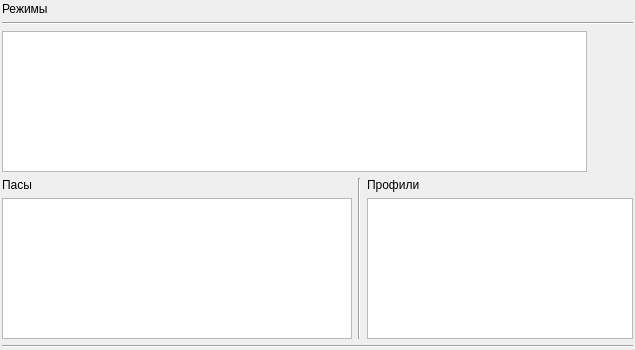
<?xml version="1.0" encoding="UTF-8"?>
<ui version="4.0">
 <class>PrinterWidget</class>
 <widget class="QWidget" name="PrinterWidget">
  <property name="geometry">
   <rect>
    <x>0</x>
    <y>0</y>
    <width>635</width>
    <height>350</height>
   </rect>
  </property>
  <property name="sizePolicy">
   <sizepolicy hsizetype="Expanding" vsizetype="Expanding">
    <horstretch>0</horstretch>
    <verstretch>0</verstretch>
   </sizepolicy>
  </property>
  <property name="minimumSize">
   <size>
    <width>600</width>
    <height>0</height>
   </size>
  </property>
  <property name="maximumSize">
   <size>
    <width>16777215</width>
    <height>350</height>
   </size>
  </property>
  <property name="windowTitle">
   <string>Form</string>
  </property>
  <layout class="QVBoxLayout" name="verticalLayout_5">
   <property name="margin">
    <number>2</number>
   </property>
   <item>
    <layout class="QVBoxLayout" name="verticalLayout">
     <item>
      <layout class="QVBoxLayout" name="verticalLayout_4">
       <item>
        <widget class="QLabel" name="label_3">
         <property name="text">
          <string>Режимы</string>
         </property>
        </widget>
       </item>
       <item>
        <widget class="Line" name="line">
         <property name="orientation">
          <enum>Qt::Horizontal</enum>
         </property>
        </widget>
       </item>
       <item>
        <layout class="QHBoxLayout" name="horizontalLayout_2">
         <item>
          <widget class="EntityTable" name="modes">
           <property name="editTriggers">
            <set>QAbstractItemView::AnyKeyPressed|QAbstractItemView::DoubleClicked|QAbstractItemView::EditKeyPressed</set>
           </property>
          </widget>
         </item>
         <item>
          <spacer name="horizontalSpacer">
           <property name="orientation">
            <enum>Qt::Horizontal</enum>
           </property>
           <property name="sizeType">
            <enum>QSizePolicy::Fixed</enum>
           </property>
           <property name="sizeHint" stdset="0">
            <size>
             <width>40</width>
             <height>20</height>
            </size>
           </property>
          </spacer>
         </item>
         <item>
          <widget class="QLabel" name="label_4">
           <property name="text">
            <string>&lt;html&gt;&lt;head/&gt;&lt;body&gt;&lt;p&gt;&lt;img  src=&quot;:/img/printer.png&quot;/&gt;&lt;/p&gt;&lt;/body&gt;&lt;/html&gt;</string>
           </property>
          </widget>
         </item>
        </layout>
       </item>
       <item>
        <layout class="QHBoxLayout" name="horizontalLayout">
         <item>
          <layout class="QVBoxLayout" name="verticalLayout_2">
           <item>
            <widget class="QLabel" name="passLabel">
             <property name="text">
              <string>Пасы</string>
             </property>
            </widget>
           </item>
           <item>
            <widget class="EntityTable" name="passes">
             <property name="sizePolicy">
              <sizepolicy hsizetype="Expanding" vsizetype="Expanding">
               <horstretch>0</horstretch>
               <verstretch>0</verstretch>
              </sizepolicy>
             </property>
             <property name="minimumSize">
              <size>
               <width>350</width>
               <height>0</height>
              </size>
             </property>
             <property name="maximumSize">
              <size>
               <width>16777215</width>
               <height>16777215</height>
              </size>
             </property>
            </widget>
           </item>
          </layout>
         </item>
         <item>
          <widget class="Line" name="line_2">
           <property name="orientation">
            <enum>Qt::Vertical</enum>
           </property>
          </widget>
         </item>
         <item>
          <layout class="QVBoxLayout" name="verticalLayout_3">
           <item>
            <widget class="QLabel" name="profileLabel">
             <property name="text">
              <string>Профили</string>
             </property>
            </widget>
           </item>
           <item>
            <widget class="EntityTable" name="profiles">
             <property name="sizePolicy">
              <sizepolicy hsizetype="Expanding" vsizetype="Expanding">
               <horstretch>0</horstretch>
               <verstretch>0</verstretch>
              </sizepolicy>
             </property>
            </widget>
           </item>
          </layout>
         </item>
        </layout>
       </item>
      </layout>
     </item>
     <item>
      <widget class="Line" name="line_3">
       <property name="orientation">
        <enum>Qt::Horizontal</enum>
       </property>
      </widget>
     </item>
    </layout>
   </item>
  </layout>
 </widget>
 <customwidgets>
  <customwidget>
   <class>EntityTable</class>
   <extends>QTableView</extends>
   <header>widgets/entitytable.h</header>
  </customwidget>
 </customwidgets>
 <resources/>
 <connections/>
</ui>
